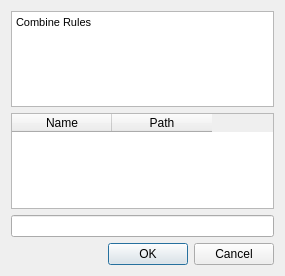
<?xml version="1.0" encoding="UTF-8"?>
<ui version="4.0">
 <class>Dialog</class>
 <widget class="QDialog" name="Dialog">
  <property name="geometry">
   <rect>
    <x>0</x>
    <y>0</y>
    <width>285</width>
    <height>276</height>
   </rect>
  </property>
  <property name="sizePolicy">
   <sizepolicy hsizetype="Preferred" vsizetype="Preferred">
    <horstretch>0</horstretch>
    <verstretch>0</verstretch>
   </sizepolicy>
  </property>
  <property name="windowTitle">
   <string>Dialog</string>
  </property>
  <layout class="QVBoxLayout" name="verticalLayout">
   <item>
    <widget class="QTextBrowser" name="textBrowser">
     <property name="verticalScrollBarPolicy">
      <enum>Qt::ScrollBarAlwaysOff</enum>
     </property>
     <property name="html">
      <string>&lt;!DOCTYPE HTML PUBLIC &quot;-//W3C//DTD HTML 4.0//EN&quot; &quot;http://www.w3.org/TR/REC-html40/strict.dtd&quot;&gt;
&lt;html&gt;&lt;head&gt;&lt;meta name=&quot;qrichtext&quot; content=&quot;1&quot; /&gt;&lt;style type=&quot;text/css&quot;&gt;
p, li { white-space: pre-wrap; }
&lt;/style&gt;&lt;/head&gt;&lt;body style=&quot; font-family:'MS Shell Dlg 2'; font-size:7.8pt; font-weight:400; font-style:normal;&quot;&gt;
&lt;p align=&quot;justify&quot; style=&quot; margin-top:12px; margin-bottom:12px; margin-left:0px; margin-right:0px; -qt-block-indent:0; text-indent:0px;&quot;&gt;&lt;span style=&quot; font-size:8.25pt;&quot;&gt;Combine Rules&lt;/span&gt;&lt;/p&gt;&lt;/body&gt;&lt;/html&gt;</string>
     </property>
    </widget>
   </item>
   <item>
    <widget class="QTableWidget" name="tableWidget">
     <property name="columnCount">
      <number>2</number>
     </property>
     <column>
      <property name="text">
       <string>Name</string>
      </property>
     </column>
     <column>
      <property name="text">
       <string>Path</string>
      </property>
     </column>
    </widget>
   </item>
   <item>
    <widget class="QLineEdit" name="leText">
     <property name="enabled">
      <bool>true</bool>
     </property>
     <property name="text">
      <string/>
     </property>
     <property name="readOnly">
      <bool>false</bool>
     </property>
    </widget>
   </item>
   <item>
    <widget class="QDialogButtonBox" name="buttonBox">
     <property name="orientation">
      <enum>Qt::Horizontal</enum>
     </property>
     <property name="standardButtons">
      <set>QDialogButtonBox::Cancel|QDialogButtonBox::Ok</set>
     </property>
    </widget>
   </item>
  </layout>
 </widget>
 <resources/>
 <connections>
  <connection>
   <sender>buttonBox</sender>
   <signal>accepted()</signal>
   <receiver>Dialog</receiver>
   <slot>accept()</slot>
   <hints>
    <hint type="sourcelabel">
     <x>228</x>
     <y>320</y>
    </hint>
    <hint type="destinationlabel">
     <x>157</x>
     <y>274</y>
    </hint>
   </hints>
  </connection>
  <connection>
   <sender>buttonBox</sender>
   <signal>rejected()</signal>
   <receiver>Dialog</receiver>
   <slot>reject()</slot>
   <hints>
    <hint type="sourcelabel">
     <x>252</x>
     <y>320</y>
    </hint>
    <hint type="destinationlabel">
     <x>286</x>
     <y>274</y>
    </hint>
   </hints>
  </connection>
 </connections>
</ui>
